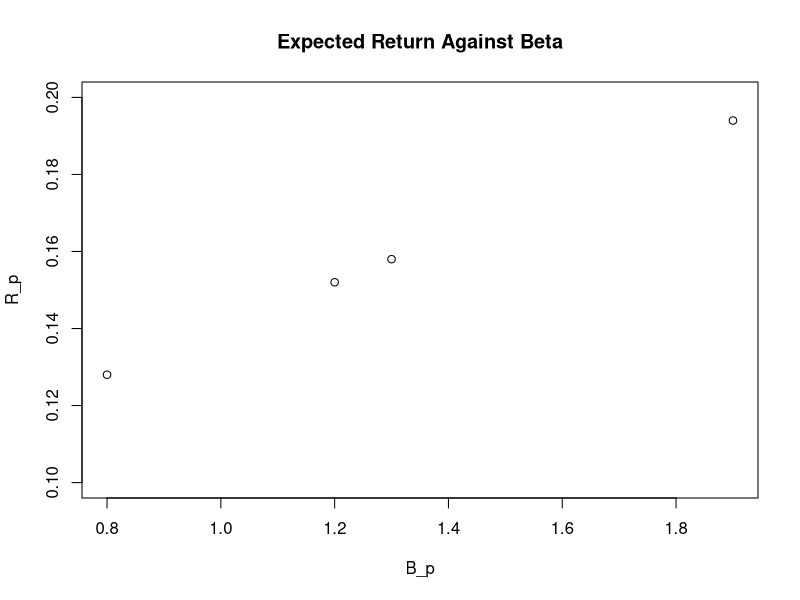

R code for this plot:
## ---- chunk 1
# Finding B_a''

sqrt(0.03375/0.015)


# finding R_a''
0.001 + (0.033*1.5)
## ---- chunk 2
R_m = 0.14
R_f = 0.08

# using jensen's differential performance index 
R_a = R_f + (R_m - R_f)*1.2
R_b = R_f + (R_m - R_f)*1.9
R_c = R_f + (R_m - R_f)*0.8
R_d = R_f + (R_m - R_f)*1.3
R_a
R_b
R_c
R_d
R_p = c(R_a, R_b, R_c, R_d)
B_p = c(1.2, 1.9, 0.8, 1.3)
plot(B_p, R_p, ylim = c(0.1, 0.2), main = "Expected Return Against Beta")
## ---- chunk 3
(0.8/0.02)*(0.28-0.224)

(0.82/0.01)*(0.25-0.224)


x1 <- 2.24/(2.24+2.132)
x2 <- 1 - x1

# part 3
b_p <- x1*0.8 + x2*0.82
b_p

# part 4
alpha = -0.025
beta = 0.8
R_m = 0.1

R_new = alpha + beta*R_m
R_new

ratio = (0.055 - 0.002)/0.8
ratio
